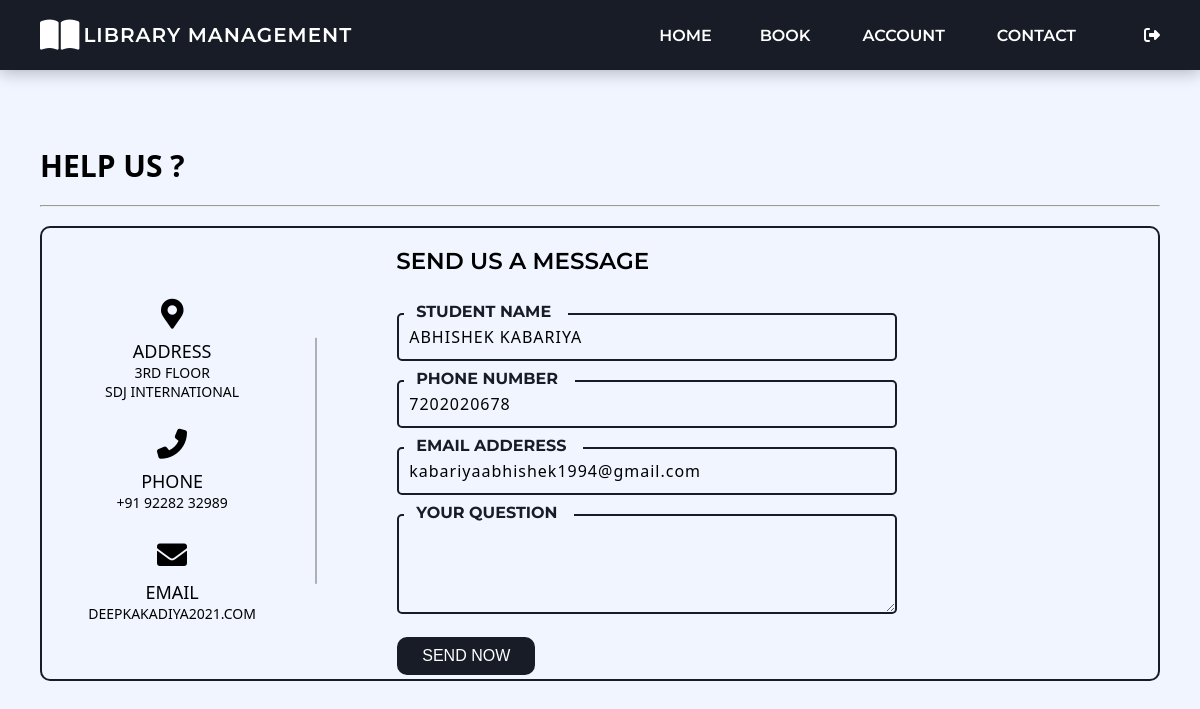
Screenshot of /help.php (signed in) with the database file from the repository.
### tables this page shows
CREATE TABLE `tblstudents` (
  `id` int(11) NOT NULL,
  `StudentId` varchar(100) DEFAULT NULL,
  `FullName` varchar(120) DEFAULT NULL,
  `EmailId` varchar(120) DEFAULT NULL,
  `otp` int(11) NOT NULL,
  `MobileNumber` char(11) DEFAULT NULL,
  `Password` varchar(120) DEFAULT NULL,
  `Status` int(1) DEFAULT NULL,
  `RegDate` timestamp NULL DEFAULT current_timestamp(),
  `UpdationDate` timestamp NULL DEFAULT NULL ON UPDATE current_timestamp()
);

### help.php (the view, shortened to what this page needs)
<?php
include('includes/config.php');
if (strlen($_SESSION['login']) == 0) {
  header('location:index.php');
} else { ?>
<!DOCTYPE html>
<html xmlns="http://www.w3.org/1999/xhtml">
<head>
</head>
<?php include("includes/header.php"); ?>
<div class="content-wrapper">
    <div class="container">
        <div class="row pad-botm">
            <div class="col-md-12">
                <h4 class="header-line">help us ?</h4>
            </div>
        </div>
        <br>
        <hr><br>
        <div class="bigbox">
            <div class="container">
                <div class="content">
                    <div class="left-side">
                        <div class="address details">
                            <i class="fas fa-map-marker-alt"></i>
                            <div class="topic">Address</div>
                            <a href="https://maps.app.goo.gl/wpbPGMzrCKV9ur2B9"><div class="text-one"> 3rd floor</div>
                            <div class="text-two">sdj international</div></a>
                        </div>
                        <div class="phone details">
                            <i class="fas fa-phone-alt"></i>
                            <div class="topic">Phone</div>
                            <a href="https://wa.link/n9gwa3"><div class="text-one">+91 92282 32989</div></a>
                        </div>
                        <div class="email details">
                            <i class="fas fa-envelope"></i>
                            <div class="topic">Email</div>
                            <a href="mailto:deepkakadiya2021.com"><div class="text-one">deepkakadiya2021.com</div></a>
                        </div>
                    </div>
                    <div class="right-side"><br>
                        <div class="topic-text">&nbsp;&nbsp;&nbsp;Send us a message</div><br>
                        <form action="#" method="post" onSubmit="return valid();" name="submit">
                            <?php
                            $sid=$_SESSION['stdid'];
                            $sql="SELECT StudentId,FullName,EmailId,MobileNumber,RegDate,UpdationDate,Status from  tblstudents  where StudentId=:sid ";
                            $query = $dbh -> prepare($sql);
                            $query-> bindParam(':sid', $sid, PDO::PARAM_STR);
                            $query->execute();
                            $results=$query->fetchAll(PDO::FETCH_OBJ);
                            if($query->rowCount() > 0)
                            {
                            foreach($results as $result)
                            {
                        ?>
                            <div class="coolinput">
                                <label for="input" class="text">&nbsp; STUDENT NAME &nbsp;&nbsp;</label>
                                <input class="input" type="text" name="studentname"
                                    value="<?php echo htmlentities($result->FullName);?>" autocomplete="off" required readonly/>
                            </div>
                            <div class="coolinput">
                                <label for="input" class="text">&nbsp; PHONE NUMBER &nbsp;&nbsp;</label>
                                <input class="input" type="text" name="mobilenumber"
                                    value="<?php echo htmlentities($result->MobileNumber);?>" autocomplete="off" required readonly/>
                            </div>
                            <div class="coolinput">
                                <label for="input" class="text">&nbsp; email adderess &nbsp;&nbsp;</label>
                                <input class="input" type="email" name="emailaddress" id="emailid" autocomplete="off"
                                    required onkeyup="EmailValidate()"
                                    value="<?php echo htmlentities($result->EmailId);?>"  readonly/>
                            </div>
                            <?php }}?>
                            <div class="coolinput">
                                <label for="input" class="text">&nbsp; your question &nbsp;&nbsp;</label>
                                <textarea class="input" type="text" name="question" id="question" autocomplete="off"
                                    required></textarea>
                            </div><br>
                            <button type="submit" name="submit" class="bttn" id="submit">send Now
                            </button>
                        </form>
                    </div>
                </div>
            </div>
        </div>
    </div>
</div>
</body>
</html>
<?php }?>

### assets/css/student_style.css (style rules this page uses)
:root { --header-height: 2.5rem; --black-color: hsl(220, 24%, 12%); --black-color-light: hsl(220, 24%, 15%); --black-color-lighten: hsl(220, 20%, 18%); --white-color: #fff; --body-color: hsl(220, 100%, 97%); --body-font: "Montserrat", sans-serif; --normal-font-size: .938rem; --font-regular: 400; --font-semi-bold: 600; --z-tooltip: 10; --z-fixed: 100; }
@media screen and (min-width: 1024px) { :root { --normal-font-size: 1rem; } }
* { box-sizing: border-box; padding: 0; margin: 0; text-decoration: none !important; }
body { font-family: var(--body-font); font-size: var(--normal-font-size); background-color: var(--body-color); text-transform: uppercase; text-decoration: none !important; }
a { text-decoration: none; text-decoration: none !important; }
.container { max-width: 1120px; margin-inline: 1.5rem; }
.row { display: grid; grid-template-columns: repeat(4fr, 580px); }
.row.pad-botm { margin-top: 50px; text-transform: uppercase; }
.header-line { font-size: 30px; font-weight: bolder; font-family: system-ui, -apple-system, BlinkMacSystemFont, 'Segoe UI', Roboto, Oxygen, Ubuntu, Cantarell, 'Open Sans', 'Helvetica Neue', sans-serif; }
@media screen and (min-width: 1118px) { .container { margin-inline: auto; } }
.coolinput { display: flex; flex-direction: column; width: fit-content; position: static; max-width: 240px; margin-left: 20px; }
.coolinput label.text { font-size: 1rem; color: var(--black-color); font-weight: 700; position: relative; top: 0.5rem; margin: 0 0 0 7px; padding: 0 3px; background: var(--body-color); width: fit-content; }
.coolinput input[type=text].input { padding: 11px 10px; font-size: 1rem; border: 2px var(--black-color) solid; border-radius: 5px; background: var(--body-color); color: black; width: 500px; font-weight: 500; font-family: system-ui, -apple-system, BlinkMacSystemFont, 'Segoe UI', Roboto, Oxygen, Ubuntu, Cantarell, 'Open Sans', 'Helvetica Neue', sans-serif; letter-spacing: 1px; }
.coolinput textarea[type=text].input { padding: 11px 10px; font-size: 1rem; border: 2px var(--black-color) solid; border-radius: 5px; background: var(--body-color); color: black; width: 500px; font-weight: 500; font-family: system-ui, -apple-system, BlinkMacSystemFont, 'Segoe UI', Roboto, Oxygen, Ubuntu, Cantarell, 'Open Sans', 'Helvetica Neue', sans-serif; letter-spacing: 1px; height: 100px; text-transform: uppercase; }
.coolinput input[type=email].input { padding: 11px 10px; font-size: 1rem; border: 2px var(--black-color) solid; border-radius: 5px; background: var(--body-color); color: black; width: 500px; font-weight: 500; font-family: system-ui, -apple-system, BlinkMacSystemFont, 'Segoe UI', Roboto, Oxygen, Ubuntu, Cantarell, 'Open Sans', 'Helvetica Neue', sans-serif; letter-spacing: 1px; }
.bigbox { border: 2px solid var(--black-color); border-radius: 10px; width: auto; height: auto; }
button.bttn { background-color: var(--black-color); border: none; color: white; text-align: center; text-decoration: none; display: inline-block; font-size: 16px; margin: 4px 2px; cursor: pointer; text-transform: uppercase; padding: 10px 25px; border-radius: 10px; margin-left: 20px; }
.container .content { display: flex; align-items: center; justify-content: space-between; }
.container .content .left-side { width: 25%; height: 100%; display: flex; flex-direction: column; align-items: center; justify-content: center; margin-top: 15px; position: relative; }
.content .left-side::before { content: ""; position: absolute; height: 70%; width: 2px; right: -15px; top: 50%; transform: translateY(-50%); background: #afafb6; }
.content .left-side .details { margin: 14px; text-align: center; }
.content .left-side .details i { font-size: 30px; color: black; margin-bottom: 10px; }
.content .left-side .details .topic { font-size: 18px; font-weight: 500; font-family: system-ui, -apple-system, BlinkMacSystemFont, 'Segoe UI', Roboto, Oxygen, Ubuntu, Cantarell, 'Open Sans', 'Helvetica Neue', sans-serif; }
.content .left-side .details .text-one, .content .left-side .details .text-two { font-size: 14px; color: black; font-family: system-ui, -apple-system, BlinkMacSystemFont, 'Segoe UI', Roboto, Oxygen, Ubuntu, Cantarell, 'Open Sans', 'Helvetica Neue', sans-serif; }
.container .content .right-side { width: 75%; margin-left: 75px; }
.content .right-side .topic-text { font-size: 23px; font-weight: 600; color: black; }

### rows the page displays
tblstudents: studentname "ABHISHEK KABARIYA", mobilenumber "7202020678", emailaddress "kabariyaabhishek1994@gmail.com"
